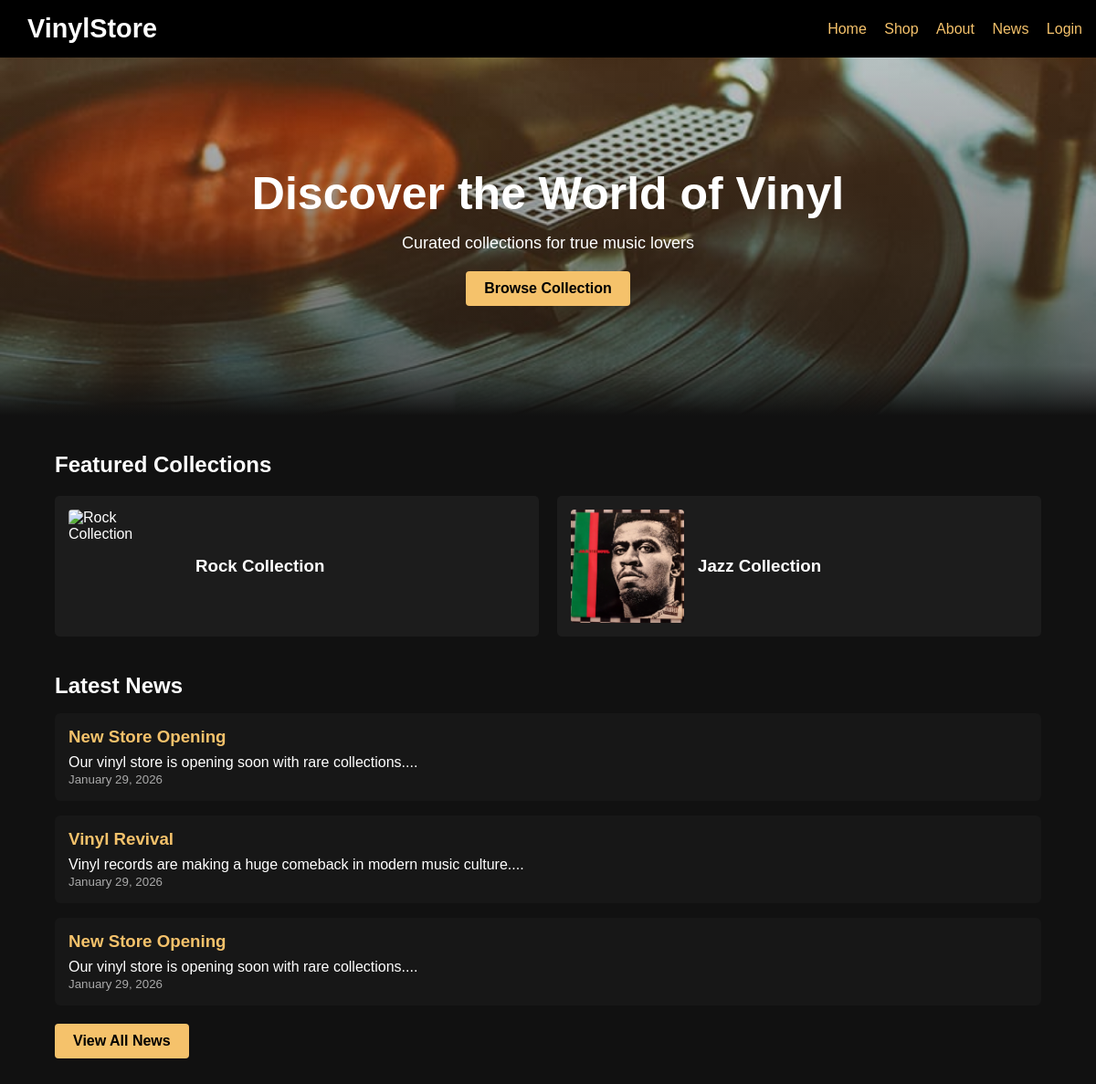
Before: / with the older database file.
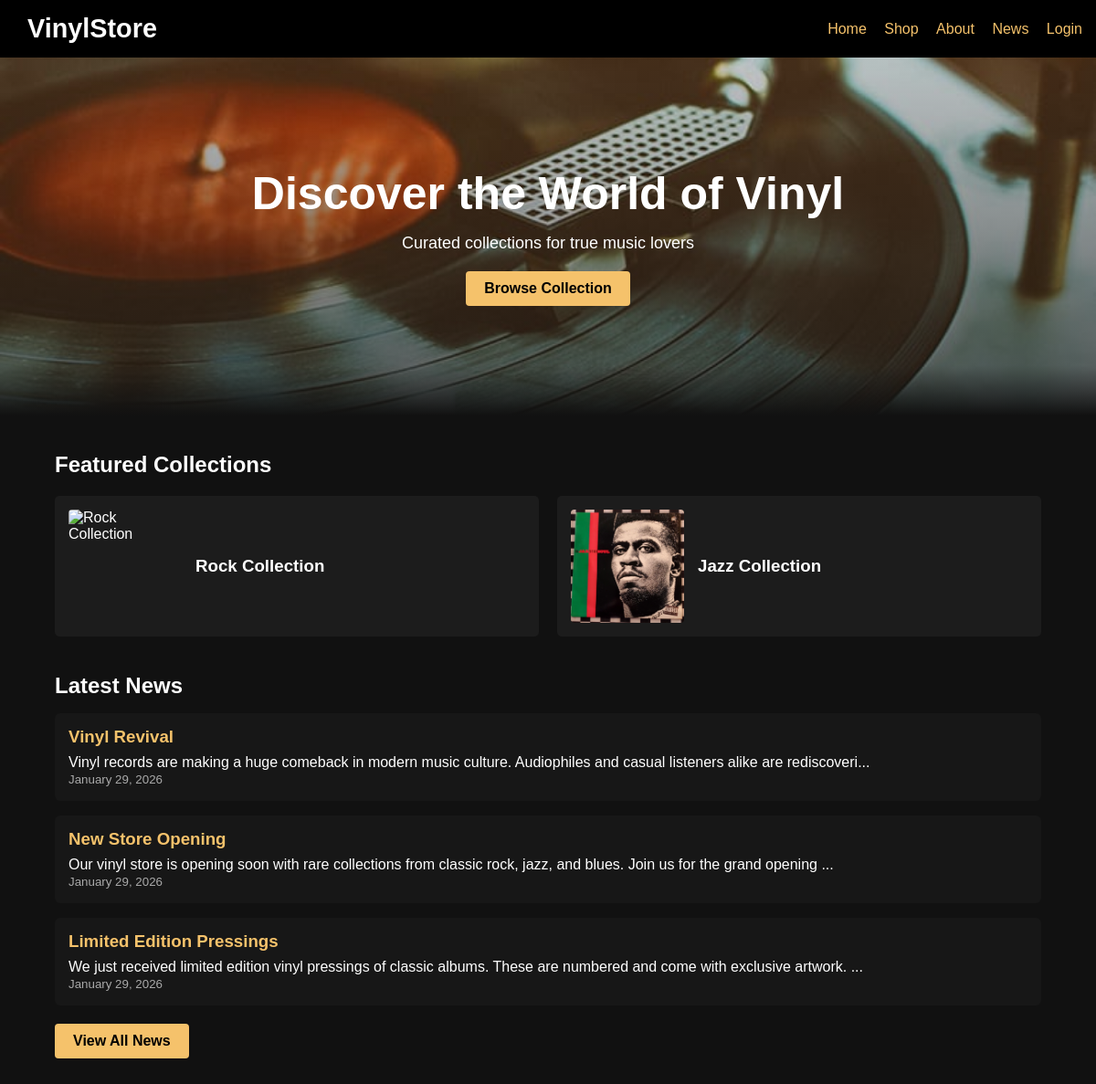
After: the same page with the newer database file.
### tables this page shows
CREATE TABLE `news` (
  `id` int(11) NOT NULL AUTO_INCREMENT,
  `title` varchar(200) NOT NULL,
  `content` text NOT NULL,
  `image_url` varchar(500) DEFAULT NULL,
  `created_by` int(11) DEFAULT NULL,
  `created_at` timestamp NOT NULL DEFAULT current_timestamp(),
  PRIMARY KEY (`id`),
  KEY `created_by` (`created_by`),
  CONSTRAINT `news_ibfk_1` FOREIGN KEY (`created_by`) REFERENCES `user` (`id`) ON DELETE SET NULL
);

### index.php (the view, shortened to what this page needs)
<?php
$db = new Database();
$conn = $db->getConnection();
$news = $conn->query(
    "SELECT * FROM news WHERE title IS NOT NULL ORDER BY created_at DESC LIMIT 3"
)->fetchAll();
?>
<!DOCTYPE html>
<html lang="en">
<head>
    <link rel="stylesheet" href="index.css" />
</head>
<body>
    <header>
        <nav>
            <h2><a href="index.php" class="logo">VinylStore</a></h2>
            <div>
                <a href="index.php">Home</a>
                <a href="shop.php">Shop</a>
                <a href="about.php">About</a>
                <a href="news.php">News</a>
                <a href="login.php">Login</a>
            </div>
        </nav>
    </header>
    <section class="hero">
        <h1>Discover the World of Vinyl</h1>
        <p style="margin-top: 15px; font-size: 18px;">
            Curated collections for true music lovers
        </p>
        <a href="shop.php" class="btn" style="margin-top: 20px;">Browse Collection</a>
    </section>
    <div class="container">
        <h2>Featured Collections</h2>
        <div class="grid">
            <a href="shop.php" class="card-link">
                <div class="card">
                    <img src="images/rockvinyl.png" alt="Rock Collection" />
                    <h3>Rock Collection</h3>
                </div>
            </a>
            <a href="shop.php" class="card-link">
                <div class="card">
                    <img src="images/jazzvinyl.png" alt="Jazz Collection" />
                    <h3>Jazz Collection</h3>
                </div>
            </a>
        </div>
        <h2 style="margin-top: 40px;">Latest News</h2>
        <?php foreach ($news as $n): ?>
            <div class="news-item">
                <h3><?= htmlspecialchars($n['title']) ?></h3>
                <p><?= htmlspecialchars(substr($n['content'], 0, 120)) ?>...</p>
                <small style="color: #aaa;">
                    <?= date('F j, Y', strtotime($n['created_at'])) ?>
                </small>
            </div>
        <?php endforeach; ?>
        <a href="news.php" class="btn" style="margin-top: 20px;">View All News</a>
    </div>
</body>
</html>

### index.css (style rules this page uses)
* { margin: 0; padding: 0; box-sizing: border-box; font-family: Arial, sans-serif; }
body { background: #111; color: white; min-height: 100vh; }
header { background: black; padding: 15px; box-shadow: 0 2px 10px rgba(0, 0, 0, 0.5); }
nav { display: flex; justify-content: space-between; align-items: center; max-width: 1200px; margin: 0 auto; }
nav a { color: #f5c26b; text-decoration: none; margin-left: 15px; transition: all 0.3s ease; }
.logo { color: white !important; text-decoration: none !important; font-size: 1.2em; font-weight: bold; }
.hero { background: linear-gradient( to bottom, rgba(17, 17, 17, 0) -26%, rgba(17, 17, 17, 0.6) 86%, rgba(17, 17, 17, 1) 100% ), url('images/hero.jpg'); background-size: cover; background-position: center; padding: 120px 20px; text-align: center; }
.hero h1 { font-size: 50px; margin-bottom: 15px; }
.btn { background: #f5c26b; color: black; padding: 10px 20px; text-decoration: none; display: inline-block; border-radius: 4px; border: none; cursor: pointer; font-weight: 600; transition: all 0.3s ease; }
.container { width: 90%; max-width: 1200px; margin: 40px auto; }
.grid { display: grid; grid-template-columns: repeat(auto-fit, minmax(200px, 1fr)); gap: 20px; margin-top: 20px; }
.card { background: #1c1c1c; padding: 15px; border-radius: 5px; display: flex; align-items: center; gap: 15px; transition: all 0.3s ease; }
.card img { width: 124px; height: 124px; object-fit: cover; border-radius: 4px; }
.news-item { padding: 15px; border-radius: 6px; background: #171717; margin-top: 16px; overflow: hidden; transition: all 0.3s ease; }
.news-item h3 { margin-bottom: 8px; color: #f5c26b; }
.news-item small { color: #aaa; }
.card-link { text-decoration: none; color: inherit; }

Changed rows visible on the page:
removed news: title "New Store Opening", content "Our vinyl store is opening soon with rare collections.", created_at "January 29, 2026"
changed news "Vinyl Revival": content "Vinyl records are making a huge comeback in modern music culture." → "Vinyl records are making a huge comeback in modern music culture. Audiophiles and casual listeners alike are rediscoveri"
changed news "New Store Opening": content "Our vinyl store is opening soon with rare collections." → "Our vinyl store is opening soon with rare collections from classic rock, jazz, and blues. Join us for the grand opening"
now on this page (row edited): news: title "Limited Edition Pressings", content "We just received limited edition vinyl pressings of classic albums. These are numbered and come with exclusive artwork.", created_at "January 29, 2026"
